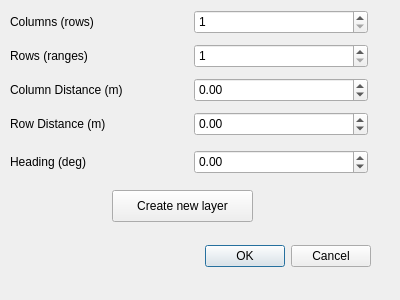
<?xml version="1.0" encoding="UTF-8"?>
<ui version="4.0">
 <class>BreederMapDialogBase</class>
 <widget class="QDialog" name="BreederMapDialogBase">
  <property name="geometry">
   <rect>
    <x>0</x>
    <y>0</y>
    <width>400</width>
    <height>300</height>
   </rect>
  </property>
  <property name="windowTitle">
   <string>Define experiment</string>
  </property>
  <widget class="QDialogButtonBox" name="button_box">
   <property name="geometry">
    <rect>
     <x>30</x>
     <y>240</y>
     <width>341</width>
     <height>32</height>
    </rect>
   </property>
   <property name="orientation">
    <enum>Qt::Horizontal</enum>
   </property>
   <property name="standardButtons">
    <set>QDialogButtonBox::Cancel|QDialogButtonBox::Ok</set>
   </property>
  </widget>
  <widget class="QWidget" name="widget" native="true">
   <property name="geometry">
    <rect>
     <x>10</x>
     <y>10</y>
     <width>381</width>
     <height>171</height>
    </rect>
   </property>
   <widget class="QSpinBox" name="sb_rows">
    <property name="geometry">
     <rect>
      <x>184</x>
      <y>34</y>
      <width>174</width>
      <height>24</height>
     </rect>
    </property>
    <property name="minimum">
     <number>1</number>
    </property>
    <property name="maximum">
     <number>999</number>
    </property>
   </widget>
   <widget class="QLabel" name="lb_row_dist">
    <property name="geometry">
     <rect>
      <x>0</x>
      <y>102</y>
      <width>174</width>
      <height>24</height>
     </rect>
    </property>
    <property name="text">
     <string>Row Distance (m)</string>
    </property>
   </widget>
   <widget class="QLabel" name="lb_rows">
    <property name="geometry">
     <rect>
      <x>0</x>
      <y>34</y>
      <width>174</width>
      <height>24</height>
     </rect>
    </property>
    <property name="text">
     <string>Rows (ranges)</string>
    </property>
   </widget>
   <widget class="QLabel" name="lb_columns">
    <property name="geometry">
     <rect>
      <x>0</x>
      <y>0</y>
      <width>174</width>
      <height>24</height>
     </rect>
    </property>
    <property name="text">
     <string>Columns (rows)</string>
    </property>
   </widget>
   <widget class="QLabel" name="lb_col_dist">
    <property name="geometry">
     <rect>
      <x>0</x>
      <y>68</y>
      <width>174</width>
      <height>24</height>
     </rect>
    </property>
    <property name="text">
     <string>Column Distance (m)</string>
    </property>
   </widget>
   <widget class="QSpinBox" name="sb_columns">
    <property name="geometry">
     <rect>
      <x>184</x>
      <y>0</y>
      <width>174</width>
      <height>24</height>
     </rect>
    </property>
    <property name="minimum">
     <number>1</number>
    </property>
    <property name="maximum">
     <number>999</number>
    </property>
   </widget>
   <widget class="QDoubleSpinBox" name="dsb_row_dist">
    <property name="geometry">
     <rect>
      <x>184</x>
      <y>102</y>
      <width>174</width>
      <height>24</height>
     </rect>
    </property>
    <property name="minimum">
     <double>-99.989999999999995</double>
    </property>
   </widget>
   <widget class="QDoubleSpinBox" name="dsb_col_dist">
    <property name="geometry">
     <rect>
      <x>184</x>
      <y>68</y>
      <width>174</width>
      <height>24</height>
     </rect>
    </property>
    <property name="minimum">
     <double>-99.989999999999995</double>
    </property>
   </widget>
   <widget class="QDoubleSpinBox" name="dsb_heading">
    <property name="geometry">
     <rect>
      <x>184</x>
      <y>140</y>
      <width>174</width>
      <height>24</height>
     </rect>
    </property>
    <property name="minimum">
     <double>-360.000000000000000</double>
    </property>
    <property name="maximum">
     <double>360.000000000000000</double>
    </property>
    <property name="singleStep">
     <double>0.100000000000000</double>
    </property>
   </widget>
   <widget class="QLabel" name="lb_heading">
    <property name="geometry">
     <rect>
      <x>0</x>
      <y>140</y>
      <width>174</width>
      <height>24</height>
     </rect>
    </property>
    <property name="text">
     <string>Heading (deg)</string>
    </property>
   </widget>
  </widget>
  <widget class="QPushButton" name="pb_new_layer">
   <property name="geometry">
    <rect>
     <x>112</x>
     <y>190</y>
     <width>141</width>
     <height>32</height>
    </rect>
   </property>
   <property name="text">
    <string>Create new layer</string>
   </property>
  </widget>
 </widget>
 <tabstops>
  <tabstop>sb_columns</tabstop>
  <tabstop>sb_rows</tabstop>
  <tabstop>dsb_col_dist</tabstop>
  <tabstop>dsb_row_dist</tabstop>
  <tabstop>dsb_heading</tabstop>
  <tabstop>pb_new_layer</tabstop>
 </tabstops>
 <resources/>
 <connections>
  <connection>
   <sender>button_box</sender>
   <signal>accepted()</signal>
   <receiver>BreederMapDialogBase</receiver>
   <slot>accept()</slot>
   <hints>
    <hint type="sourcelabel">
     <x>20</x>
     <y>20</y>
    </hint>
    <hint type="destinationlabel">
     <x>20</x>
     <y>20</y>
    </hint>
   </hints>
  </connection>
  <connection>
   <sender>button_box</sender>
   <signal>rejected()</signal>
   <receiver>BreederMapDialogBase</receiver>
   <slot>reject()</slot>
   <hints>
    <hint type="sourcelabel">
     <x>20</x>
     <y>20</y>
    </hint>
    <hint type="destinationlabel">
     <x>20</x>
     <y>20</y>
    </hint>
   </hints>
  </connection>
 </connections>
</ui>
